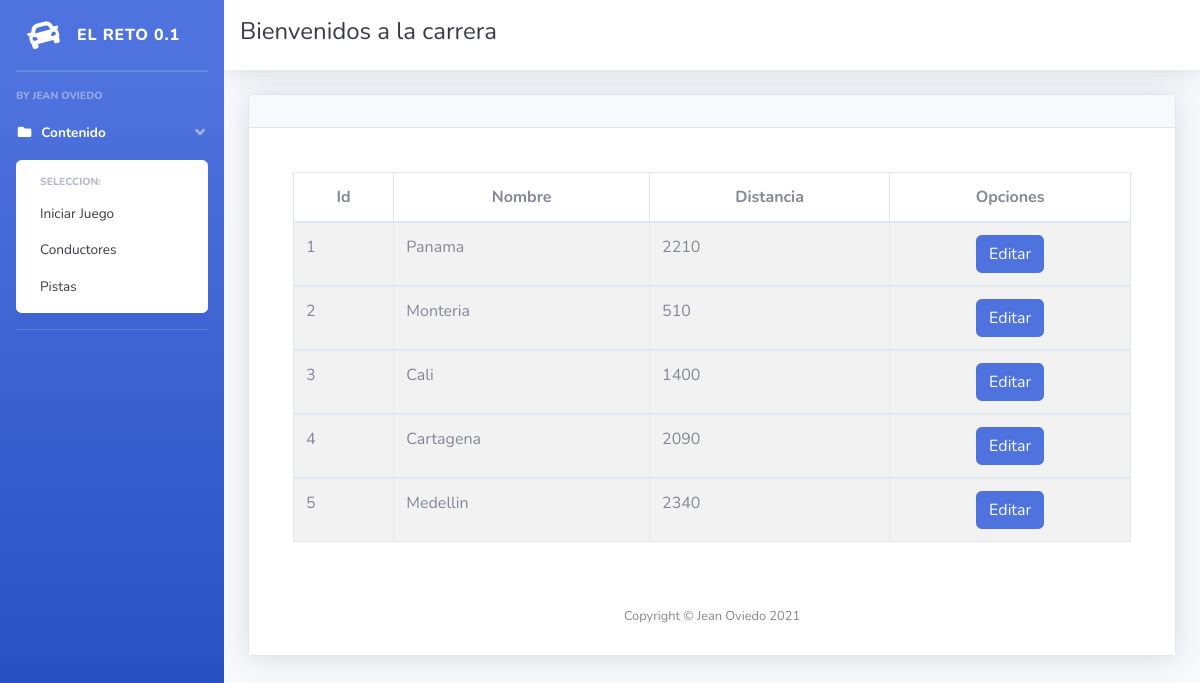
Page /Views/pages/carreteras.php on the committed database.
### tables this page shows
CREATE TABLE `pista` (
  `id` tinyint(3) NOT NULL,
  `nombre` varchar(30) NOT NULL,
  `distancia` smallint(5) NOT NULL
);

### Controllers/funciones.php (called while the page is built, shortened)
<?php
function listarpistas($mysqli){
	$sql="SELECT * FROM pista  ";
	$resultado=$mysqli->query($sql);
	return $resultado;
}
?>

### Views/pages/carreteras.php (the view, shortened to what this page needs)
<?php
include '../../Views/header.php';
require ('../../Controllers/funciones.php');
require ('../../Controllers/conexion.php');
$resultados=listarpistas($mysqli);
?>
<div class="container-fluid">
                    <div class="card shadow mb-4">
                        <div class="card-header py-3">
                        </div>
                        <div class="card-body">
    <br>
<div class="container">
        <div class="row">
                <div class="col-lg-12">
                    <div class="table-responsive">
                        <table id="tablaPersonas" class="table table-striped table-bordered table-condensed" style="width:100%">
                        <thead class="text-center">
                            <tr>
                                <th>Id</th>
                                <th>Nombre</th>
                                <th>Distancia</th>
                                <th>Opciones</th>
                            </tr>
                        </thead>
                        <tbody>
						<?php while($pista= $resultados->fetch_array(MYSQLI_ASSOC)) {
            if ($pista['id']!=0) {
             ?>
                            <tr>
                                <td><?php echo $pista['id']; ?></td>
                                <td><?php echo $pista['nombre'] ?></td>
                                <td><?php echo $pista['distancia'] ?></td>
                                <td><div class="text-center">
									<div class="btn-group">
										<button id="dados" class="btn btn-primary btn-user btn-block"  onclick="location.href='../pages/edcarretera.php?id=<?php echo $pista['id']; ?>'">Editar</button>
									</div></td>
                            </tr>
                        </tbody> <?php  }} ?>
                       </table>
                    </div>
                </div>
        </div>
    </div>
</div>
	<?php
include '../../views/footer.php'; ?>

### rows in the picture
pista: id "1", nombre "Panama", distancia "2210"
pista: id "2", nombre "Monteria", distancia "510"
pista: id "3", nombre "Cali", distancia "1400"
pista: id "4", nombre "Cartagena", distancia "2090"
pista: id "5", nombre "Medellin", distancia "2340"
